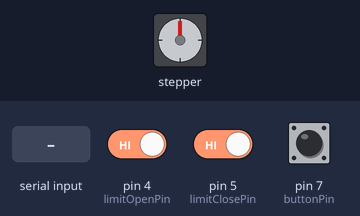
Simulated run of this sketch. Board: Arduino Uno, built with avr-gcc and run on an emulated ATmega328P. Shown: stepper motor. Wiring (inferred from the names in the program): stepper motor driver (200 steps per turn assumed): step pin 6; direction pin 3; enable pin 9. Inputs (shaded band) come from the test bench; at power-on: pin 4 (limitOpenPin) HIGH, pin 5 (limitClosePin) HIGH, pin 7 (buttonPin) HIGH. What the sketch prints to the serial monitor is not drawn.

Above: at 1.5 s.
1.6 s: pin 4 (limitOpenPin) driven LOW
3.1 s: pin 5 (limitClosePin) driven LOW
4.6 s: pin 7 (buttonPin) pulled LOW for 0.15 s
At 5.7 s:
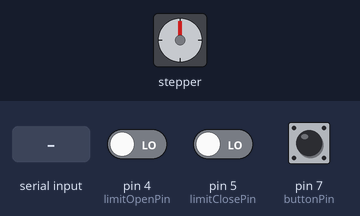
7.7 s: pin 7 (buttonPin) pulled LOW for 1 s
At 8.4 s:
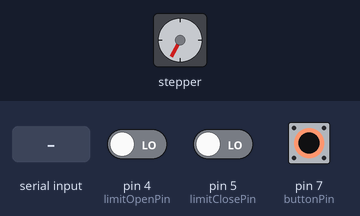
10.2 s: "90,45\n" received over Serial
11.7 s: pin 4 (limitOpenPin) driven HIGH
Timing chart, 0 to 14.2 s (numbered marks = the images above; inputs shaded):
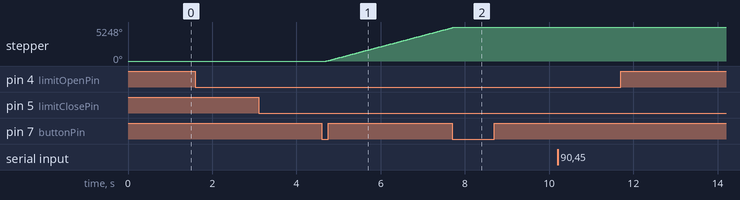

The sketch:

arduino_firmware_lid_led_controller_v5.ino
```cpp
/*
  Lid Controller – Step/Dir + Buttons (TMC2209, Arduino Uno R3)

  Pins & constants per user spec:
    EN_PIN  = 9
    STEP_PIN= 6
    DIR_PIN = 3
    buttonPin = 7

  Serial: 9600 baud
  Timing: pulseDelay = 500   (microseconds between step edges)
  Travel: default 10500 steps (calibrated value can be saved in EEPROM)
  Debounce: debounceDelay = 50 ms

  Serial commands (case-insensitive):
    OPEN         -> move to calibrated max
    CLOSE        -> move to 0
    STOP         -> stop motion ASAP
    POS?         -> report current step position (0..max)
    STATUS?      -> report enabled state, moving state, position
    ENABLE       -> EN low
    DISABLE      -> EN high

  Notes:
    - Direction "OPEN" is a logical direction; if your lid runs the wrong way,
      set INVERT_DIR to true OR swap one motor coil pair.
    - Manual button is wired active-LOW to pin 7 and uses INPUT_PULLUP.
      Wire the switch between the pin and GND.
*/

#include <EEPROM.h>

/////////////////////// User-Specified Pins & Constants ///////////////////////
const int EN_PIN   = 9;
const int STEP_PIN = 6;
const int DIR_PIN  = 3;

const int buttonPin = 7;        // single manual button (active-LOW)

// Dedicated limit switch pins (separate from manual buttons)
const int limitOpenPin  = 4;    // limit switch for fully OPEN (active-LOW)
const int limitClosePin = 5;    // limit switch for fully CLOSED (active-LOW)

const long DEFAULT_MAX_STEPS = 10500;
const int  pulseDelay = 500;                  // microseconds
const unsigned long debounceDelay = 50UL;     // milliseconds
const long STEPS_PER_CHUNK = 1;               // step granularity
const long LIMIT_POS_TOL = 20;                // steps tolerance when validating end-stop state

// EEPROM calibration storage
const int EEPROM_MAGIC_ADDR = 0;
const int EEPROM_MAX_ADDR = EEPROM_MAGIC_ADDR + sizeof(unsigned long);
const unsigned long EEPROM_MAGIC = 0x4C494443UL; // "LIDC"

/////////////////////// Behavior Tweaks ///////////////////////////////////////
// If your lid moves the opposite way, flip this to true.
const bool INVERT_DIR = false;

// Safety: minimum enable delay before stepping (us)
const unsigned long ENABLE_SETTLE_US = 1000;

/////////////////////// State Variables ///////////////////////////////////////
volatile bool stopRequested = false;
bool enabled = false;
bool moving  = false;
bool calibrationActive = false;

long positionSteps = 0; // 0 = fully closed; maxSteps = fully open
long maxSteps = DEFAULT_MAX_STEPS;
long teachOpenPos = -1;
long teachClosedPos = -1;

// Button debouncing (single button)
int lastBtnReading = HIGH;     // using INPUT_PULLUP -> HIGH = not pressed
int stableBtnState = HIGH;
unsigned long lastBtnChangeMs = 0;

// Single-button behavior:
// - If moving: press stops motion and arms a "reverse" action
// - If idle: button only works when a limit is active (OPEN->CLOSE, CLOSE->OPEN)
// - If idle and reverse is armed: press moves to opposite end-stop
bool reverseArmed = false;
bool lastMoveDirOpen = false;
bool lastMoveDirValid = false;

// Track current move direction so pollButtons can detect limit switches
bool currentDirOpen = false;

// Last-published physical limit states (active-LOW switches)
bool lastLimitOpenActive = false;
bool lastLimitCloseActive = false;

/////////////////////// Forward Declarations (fix compile order) //////////////
void pollButtons(bool allowImmediateAction = true);
void emitStatusJSON();
void saveCalibratedMaxSteps();
void loadCalibratedMaxSteps();
void serviceSerialDuringMove(); // Add forward declaration

/////////////////////// Helpers ///////////////////////////////////////////////
void setEnable(bool en)
{
  enabled = en;
  // TMC22xx EN pin is active-LOW: LOW = enabled, HIGH = disabled
  digitalWrite(EN_PIN, en ? LOW : HIGH);
  if (en) {
    delayMicroseconds(ENABLE_SETTLE_US);
  }
}

inline void setDir(bool dirOpen)
{
  // dirOpen true = logical OPEN direction
  bool level = INVERT_DIR ? !dirOpen : dirOpen;
  digitalWrite(DIR_PIN, level ? HIGH : LOW);
}

// Single step with symmetric pulse spacing
inline void singleStep()
{
  digitalWrite(STEP_PIN, HIGH);
  delayMicroseconds(pulseDelay);
  digitalWrite(STEP_PIN, LOW);
  delayMicroseconds(pulseDelay);
}

// Move toward a target position (blocking but responsive to STOP & buttons)
void moveTo(long targetSteps)
{
  targetSteps = constrain(targetSteps, 0L, maxSteps);
  if (positionSteps == targetSteps) return;

  if (!enabled) setEnable(true);
  stopRequested = false;
  moving = true;

  const bool dirOpen = (targetSteps > positionSteps);
  setDir(dirOpen);

  // remember last move direction (for single-button reverse after STOP)
  lastMoveDirOpen = dirOpen;
  lastMoveDirValid = true;

  // remember direction for limit detection
  currentDirOpen = dirOpen;

  // Announce move started
  Serial.print(F("EVT MOVE_STARTED "));
  Serial.print(F("dir=")); Serial.println(dirOpen ? F("OPEN") : F("CLOSE"));
  // Emit JSON status so GUI shows "OPENING" or "CLOSING" immediately
  emitStatusJSON();

  while (!stopRequested && positionSteps != targetSteps)
  {
    // One step
    serviceSerialDuringMove();

    singleStep();
    positionSteps += dirOpen ? STEPS_PER_CHUNK : -STEPS_PER_CHUNK;

    // Clamp just in case
    if (positionSteps < 0) positionSteps = 0;
    if (positionSteps > maxSteps) positionSteps = maxSteps;

    // Poll buttons each iteration (debounced in-line)
    pollButtons(true);
  }

  moving = false;

  // If the move completed normally (not stopped), disarm reverse.
  if (!stopRequested) {
    reverseArmed = false;
  }

  // Announce move done and current state
  {
    const char *state = (positionSteps >= maxSteps) ? "OPEN" : ((positionSteps <= 0) ? "CLOSED" : "PARTIAL");
    Serial.print(F("EVT MOVE_DONE state=")); Serial.print(state);
    Serial.print(F(" pos=")); Serial.println(positionSteps);
    // Provide a status snapshot
    printStatus();
  }

  // clear remembered direction
  currentDirOpen = false;
}

// Debounce & handle button actions. If allowImmediateAction, buttons trigger moves.
void pollButtons(bool allowImmediateAction)
{
  unsigned long nowMs = millis();

  // Read raw for manual button
  int btnReading = digitalRead(buttonPin);

  // Read raw for dedicated limit switches (separate from manual buttons)
  int limitOpenReading  = digitalRead(limitOpenPin);
  int limitCloseReading = digitalRead(limitClosePin);

  // Limit states (active-LOW switches)
  bool limitOpenActive = (limitOpenReading == LOW);
  bool limitCloseActive = (limitCloseReading == LOW);

  // Publish live limit state changes (works while idle and while moving)
  if (limitOpenActive != lastLimitOpenActive || limitCloseActive != lastLimitCloseActive) {
    lastLimitOpenActive = limitOpenActive;
    lastLimitCloseActive = limitCloseActive;
    Serial.print(F("EVT LIMIT_STATE open="));
    Serial.print(limitOpenActive ? 1 : 0);
    Serial.print(F(" close="));
    Serial.println(limitCloseActive ? 1 : 0);
    emitStatusJSON();
  }
  // NOTE: Limits no longer auto-stop motion. They only report state and can block commands.

  // Debounce button
  if (btnReading != lastBtnReading) {
    lastBtnChangeMs = nowMs;
    lastBtnReading = btnReading;
  } else if ((nowMs - lastBtnChangeMs) >= debounceDelay) {
    if (stableBtnState != btnReading) {
      stableBtnState = btnReading;
      if (stableBtnState == LOW) {
        // Button pressed (active LOW)
        if (!allowImmediateAction) {
          return;
        }

        if (moving) {
          // Press while moving: STOP and arm a reverse action.
          stopRequested = true;
          reverseArmed = true;
          Serial.println(F("EVT BTN_STOP"));
          emitStatusJSON();
          return;
        }

        // Idle behavior:
        // - If reverse is armed from a prior STOP, go opposite direction.
        // - Otherwise, only act if a limit is active.
        if (reverseArmed && lastMoveDirValid) {
          reverseArmed = false;
          stopRequested = false;
          moveTo(lastMoveDirOpen ? 0 : maxSteps);
          return;
        }

        if (limitCloseActive) {
          stopRequested = false;
          moveTo(maxSteps);
          return;
        }

        if (limitOpenActive) {
          stopRequested = false;
          moveTo(0);
          return;
        }

        // Neither limit active: do nothing by design.
        Serial.println(F("EVT BTN_IGNORED reason=NO_LIMIT"));
        emitStatusJSON();
      }
    }
  }
}

// Trim and uppercase a String
String cleaned(const String& s)
{
  String t = s;
  t.trim();
  t.toUpperCase();
  return t;
}

void printHelp()
{
  Serial.println(F("Commands: OPEN | CLOSE | STOP | POS? | STATUS? | STATUS_JSON? | LIMITS? | ENABLE | DISABLE | CAL.START | CAL.SETOPEN | CAL.SETCLOSED | CAL.SAVE | CAL.ABORT | CAL.DEFAULTS | CAL.STATUS? | J+ N | J- N"));
}

void printStatus()
{
  bool limitOpenActive = (digitalRead(limitOpenPin) == LOW);
  bool limitCloseActive = (digitalRead(limitClosePin) == LOW);
  Serial.print(F("ENABLED=")); Serial.print(enabled ? F("YES") : F("NO"));
  Serial.print(F("  MOVING=")); Serial.print(moving  ? F("YES") : F("NO"));
  Serial.print(F("  POS="));    Serial.print(positionSteps);
  Serial.print(F("/"));          Serial.print(maxSteps);
  Serial.print(F("  LIMIT_OPEN="));  Serial.print(limitOpenActive ? F("YES") : F("NO"));
  Serial.print(F("  LIMIT_CLOSE=")); Serial.print(limitCloseActive ? F("YES") : F("NO"));
  Serial.print(F("  CAL=")); Serial.println(calibrationActive ? F("YES") : F("NO"));
}

void emitStatusJSON()
{
  // Emit JSON status so the PC app updates the GUI immediately
  bool limitOpenActive = (digitalRead(limitOpenPin) == LOW);
  bool limitCloseActive = (digitalRead(limitClosePin) == LOW);

  // State derived from physical limits (ground truth), not software position
  const char *state;
  if (moving) {
    state = "MOVING";
  } else if (limitOpenActive && limitCloseActive) {
    state = "PARTIAL";
  } else if (limitOpenActive) {
    state = "OPEN";
  } else if (limitCloseActive) {
    state = "CLOSED";
  } else {
    state = "UNKNOWN";
  }

  Serial.print(F("{\"en\":"));
  Serial.print(enabled ? 1 : 0);
  Serial.print(F(",\"mov\":"));
  Serial.print(moving ? 1 : 0);
  Serial.print(F(",\"pos\":"));
  Serial.print(positionSteps);
  Serial.print(F(",\"max\":"));
  Serial.print(maxSteps);
  Serial.print(F(",\"cal\":"));
  Serial.print(calibrationActive ? 1 : 0);
  Serial.print(F(",\"lim_open\":"));
  Serial.print(limitOpenActive ? 1 : 0);
  Serial.print(F(",\"lim_close\":"));
  Serial.print(limitCloseActive ? 1 : 0);
  Serial.print(F(",\"state\":\""));
  Serial.print(state);
  Serial.println(F("\"}"));
}

void saveCalibratedMaxSteps()
{
  EEPROM.put(EEPROM_MAGIC_ADDR, EEPROM_MAGIC);
  EEPROM.put(EEPROM_MAX_ADDR, maxSteps);
}

void loadCalibratedMaxSteps()
{
  unsigned long magic = 0;
  long savedMax = DEFAULT_MAX_STEPS;
  EEPROM.get(EEPROM_MAGIC_ADDR, magic);
  if (magic == EEPROM_MAGIC) {
    EEPROM.get(EEPROM_MAX_ADDR, savedMax);
    if (savedMax >= 100 && savedMax <= 200000) {
      maxSteps = savedMax;
      return;
    }
  }
  maxSteps = DEFAULT_MAX_STEPS;
}

/////////////////////// Arduino Core //////////////////////////////////////////
void setup()
{
  // Pins
  pinMode(EN_PIN,   OUTPUT);
  pinMode(STEP_PIN, OUTPUT);
  pinMode(DIR_PIN,  OUTPUT);

  pinMode(buttonPin,  INPUT_PULLUP);
  pinMode(limitOpenPin,   INPUT_PULLUP);
  pinMode(limitClosePin,  INPUT_PULLUP);

  // Safe default: disabled on boot
  setEnable(false);

  // Load persisted calibrated travel
  loadCalibratedMaxSteps();

  // Serial
  Serial.begin(9600);
  while (!Serial) { /* wait for native USB boards; Uno will skip */ }

  Serial.println(F("\nLid Controller Ready."));

  // Initialize position based on physical limit state (not hardcoded to 0)
  lastLimitOpenActive = (digitalRead(limitOpenPin) == LOW);
  lastLimitCloseActive = (digitalRead(limitClosePin) == LOW);

  if (lastLimitOpenActive) {
    positionSteps = maxSteps;
    Serial.println(F("Detected OPEN limit active on startup - position set to OPEN."));
  } else if (lastLimitCloseActive) {
    positionSteps = 0;
    Serial.println(F("Detected CLOSE limit active on startup - position set to CLOSED."));
  } else {
    positionSteps = 0;
    Serial.println(F("No limit active on startup - position assumed CLOSED (0)."));
  }

  printHelp();
  emitStatusJSON();
}

void loop()
{
  // Handle serial commands
  if (Serial.available())
  {
    String cmd = cleaned(Serial.readStringUntil('\n'));

    if      (cmd == F("OPEN"))    {
      // Check if open limit is active; if so, block the command
      if ((digitalRead(limitOpenPin) == LOW) && (positionSteps >= (maxSteps - LIMIT_POS_TOL))) {
        Serial.println(F("EVT OPEN_BLOCKED reason=LIMIT_OPEN"));
        emitStatusJSON();
      } else {
        stopRequested = false;
        moveTo(maxSteps);
        Serial.println(F("OPEN done."));
      }
    }
    else if (cmd == F("CLOSE"))   {
      // Check if close limit is active; if so, block the command
      if ((digitalRead(limitClosePin) == LOW) && (positionSteps <= LIMIT_POS_TOL)) {
        Serial.println(F("EVT CLOSE_BLOCKED reason=LIMIT_CLOSE"));
        emitStatusJSON();
      } else {
        stopRequested = false;
        moveTo(0);
        Serial.println(F("CLOSE done."));
      }
    }
    else if (cmd == F("STOP"))    { stopRequested = true;  Serial.println(F("STOP requested.")); }
    else if (cmd == F("POS?"))    { Serial.print(F("POS=")); Serial.println(positionSteps); }
    else if (cmd == F("STATUS?")) { printStatus(); }
    else if (cmd == F("STATUS_JSON?")) { emitStatusJSON(); }
    else if (cmd == F("LIMITS?")) { emitStatusJSON(); }
    else if (cmd == F("ENABLE"))  { setEnable(true);  Serial.println(F("Enabled (EN=LOW).")); }
    else if (cmd == F("DISABLE")) { setEnable(false); Serial.println(F("Disabled (EN=HIGH).")); }
    else if (cmd == F("CAL.START")) {
      calibrationActive = true;
      teachOpenPos = -1;
      teachClosedPos = -1;
      Serial.println(F("EVT CAL_STARTED"));
      emitStatusJSON();
    }
    else if (cmd == F("CAL.SETOPEN")) {
      if (!calibrationActive) {
        Serial.println(F("EVT CAL_ERROR reason=NOT_ACTIVE"));
      } else {
        teachOpenPos = positionSteps;
        Serial.print(F("EVT CAL_OPEN_SET pos=")); Serial.println(teachOpenPos);
      }
      emitStatusJSON();
    }
    else if (cmd == F("CAL.SETCLOSED")) {
      if (!calibrationActive) {
        Serial.println(F("EVT CAL_ERROR reason=NOT_ACTIVE"));
      } else {
        teachClosedPos = positionSteps;
        Serial.print(F("EVT CAL_CLOSED_SET pos=")); Serial.println(teachClosedPos);
      }
      emitStatusJSON();
    }
    else if (cmd == F("CAL.SAVE")) {
      if (!calibrationActive) {
        Serial.println(F("EVT CAL_ERROR reason=NOT_ACTIVE"));
      } else if (teachOpenPos < 0 || teachClosedPos < 0) {
        Serial.println(F("EVT CAL_ERROR reason=MISSING_SETPOINT"));
      } else {
        long newMax = labs(teachOpenPos - teachClosedPos);
        if (newMax < 100 || newMax > 200000) {
          Serial.println(F("EVT CAL_ERROR reason=RANGE"));
        } else {
          maxSteps = newMax;
          positionSteps = constrain(positionSteps - teachClosedPos, 0L, maxSteps);
          saveCalibratedMaxSteps();
          Serial.print(F("EVT CAL_SAVED max=")); Serial.println(maxSteps);
        }
      }
      emitStatusJSON();
    }
    else if (cmd == F("CAL.ABORT")) {
      calibrationActive = false;
      teachOpenPos = -1;
      teachClosedPos = -1;
      Serial.println(F("EVT CAL_ABORTED"));
      emitStatusJSON();
    }
    else if (cmd == F("CAL.DEFAULTS")) {
      maxSteps = DEFAULT_MAX_STEPS;
      positionSteps = constrain(positionSteps, 0L, maxSteps);
      saveCalibratedMaxSteps();
      Serial.print(F("EVT CAL_DEFAULTS max=")); Serial.println(maxSteps);
      emitStatusJSON();
    }
    else if (cmd == F("CAL.STATUS?")) {
      emitStatusJSON();
    }
    else if (cmd.startsWith(F("J+"))) {
      if (!calibrationActive) {
        Serial.println(F("EVT CAL_ERROR reason=NOT_ACTIVE"));
      } else {
        long steps = cmd.substring(2).toInt();
        if (steps <= 0) steps = 1;
        moveTo(constrain(positionSteps + steps, 0L, maxSteps));
      }
    }
    else if (cmd.startsWith(F("J-"))) {
      if (!calibrationActive) {
        Serial.println(F("EVT CAL_ERROR reason=NOT_ACTIVE"));
      } else {
        long steps = cmd.substring(2).toInt();
        if (steps <= 0) steps = 1;
        moveTo(constrain(positionSteps - steps, 0L, maxSteps));
      }
    }
    else if (cmd.length() > 0)    { Serial.println(F("Unknown cmd.")); printHelp(); }
  }

  // Poll buttons when idle
  if (!moving) {
    pollButtons(true);
  }
}

// Service serial commands during move (to receive STOP, etc.)
void serviceSerialDuringMove()
{
  static char cmdBuf[64];
  static uint8_t cmdLen = 0;

  while (Serial.available() > 0)
  {
    char ch = (char)Serial.read();

    if (ch == '\r') {
      continue;
    }

    if (ch == '\n')
    {
      if (cmdLen == 0) {
        continue;
      }

      cmdBuf[cmdLen] = '\0';
      cmdLen = 0;

      String cmd = cleaned(String(cmdBuf));

      if (cmd == F("STOP"))
      {
        stopRequested = true;
        Serial.println(F("STOP requested."));
      }
      else if (cmd == F("ENABLE"))
      {
        setEnable(true);
        Serial.println(F("Enabled (EN=LOW)."));
      }
      else if (cmd == F("DISABLE"))
      {
        setEnable(false);
        Serial.println(F("Disabled (EN=HIGH)."));
      }
      else if (cmd == F("STATUS_JSON?") || cmd == F("LIMITS?"))
      {
        emitStatusJSON();
      }
      else if (cmd == F("STATUS?"))
      {
        printStatus();
      }
      else if (cmd == F("POS?"))
      {
        Serial.print(F("POS="));
        Serial.println(positionSteps);
      }

      continue;
    }

    if (cmdLen < (sizeof(cmdBuf) - 1)) {
      cmdBuf[cmdLen++] = ch;
    } else {
      cmdLen = 0;
    }
  }
}
```

Measured:
- after the input at 1.6 s, every drawn part: stays the same
- after the input at 3.1 s, every drawn part: stays the same
- after the input at 4.6 s, stepper: keeps turning clockwise at about 1724°/s, starting after 0.11 s
- after the input at 10.2 s, every drawn part: stays the same
- after the input at 11.7 s, every drawn part: stays the same
